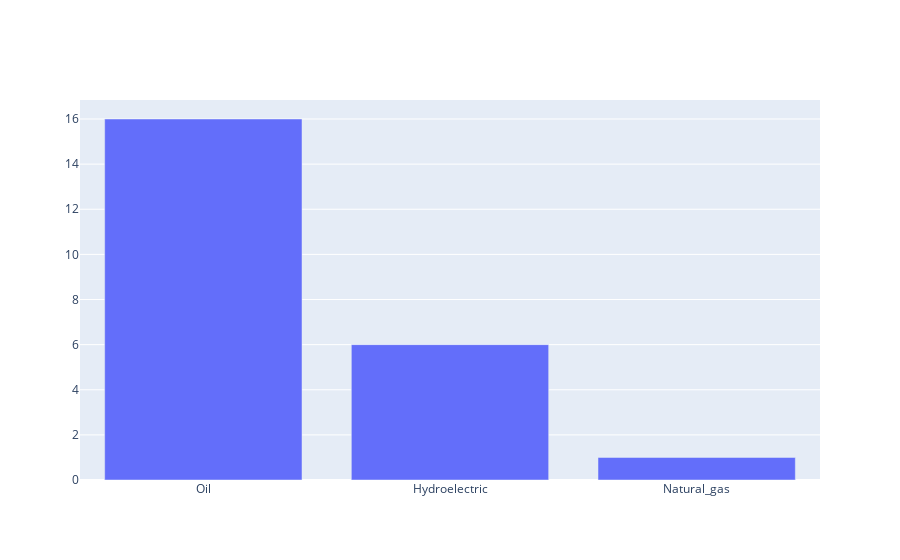

The notebook cell saved with this chart:
### Code cell


### Figure 1 — Plotly figure (JSON) as saved in the notebook; plotly's stock layout.template omitted (floating-point values rounded to 4 significant figures)
{"data": [{"type": "bar", "x": ["Oil", "Hydroelectric", "Natural_gas"], "y": [16, 6, 1]}], "layout": {}}
